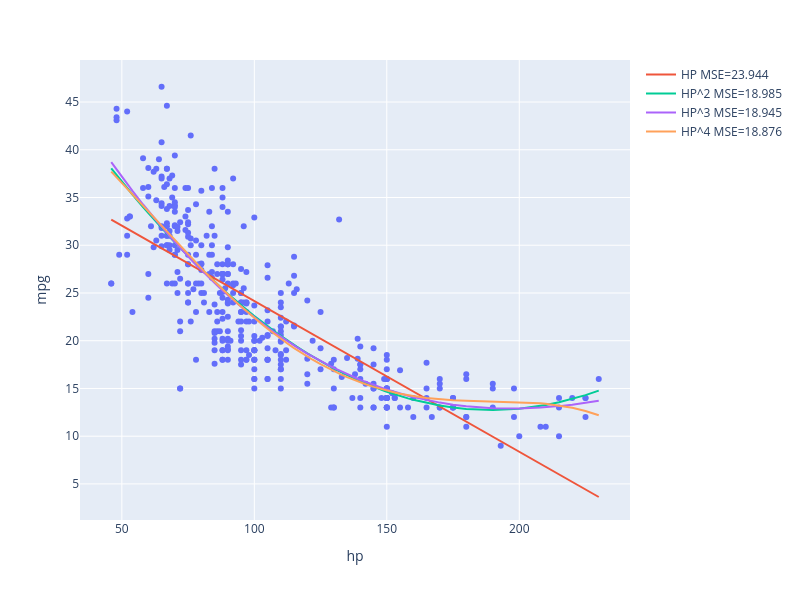

The notebook cell this image was saved under:
### Code cell
fig = px.scatter(vehicles, x="hp", y="mpg", width=800, height=600)
fig.add_trace(go.Scatter(
    x=vehicles["hp"], y=hp_model_predictions, mode="lines", 
    name=f"HP MSE={np.round(mse(vehicles['mpg'], hp_model_predictions),3)}"))
fig.add_trace(go.Scatter(
    x=vehicles["hp"], y=hp2_model_predictions, mode="lines", 
    name=f"HP^2 MSE={np.round(mse(vehicles['mpg'], hp2_model_predictions),3)}"))
fig.add_trace(go.Scatter(
    x=vehicles["hp"], y=hp3_model_predictions, mode="lines", 
    name=f"HP^3 MSE={np.round(mse(vehicles['mpg'], hp3_model_predictions),3)}"))
fig.add_trace(go.Scatter(
    x=vehicles["hp"], y=hp4_model_predictions, mode="lines", 
    name=f"HP^4 MSE={np.round(mse(vehicles['mpg'], hp4_model_predictions),3)}"))

### Figure 1 — Plotly figure (JSON) as saved in the notebook; plotly's stock layout.template omitted (floating-point values rounded to 4 significant figures; data arrays with more than 128 entries replaced by an {"elided": "..."} marker saying what was removed)
{"data": [{"hovertemplate": "hp=%{x}<br>mpg=%{y}<extra></extra>", "legendgroup": "", "marker": {"color": "#636efa", "symbol": "circle"}, "mode": "markers", "name": "", "orientation": "v", "showlegend": false, "type": "scatter", "x": {"elided": "392 float values"}, "xaxis": "x", "y": {"elided": "392 float values"}, "yaxis": "y"}, {"mode": "lines", "name": "HP MSE=23.944", "type": "scatter", "x": {"elided": "392 float values"}, "y": {"elided": "392 float values"}}, {"mode": "lines", "name": "HP^2 MSE=18.985", "type": "scatter", "x": {"elided": "392 float values"}, "y": {"elided": "392 float values"}}, {"mode": "lines", "name": "HP^3 MSE=18.945", "type": "scatter", "x": {"elided": "392 float values"}, "y": {"elided": "392 float values"}}, {"mode": "lines", "name": "HP^4 MSE=18.876", "type": "scatter", "x": {"elided": "392 float values"}, "y": {"elided": "392 float values"}}], "layout": {"height": 600, "legend": {"tracegroupgap": 0}, "margin": {"t": 60}, "width": 800, "xaxis": {"anchor": "y", "domain": [0.0, 1.0], "title": {"text": "hp"}}, "yaxis": {"anchor": "x", "domain": [0.0, 1.0], "title": {"text": "mpg"}}}}
